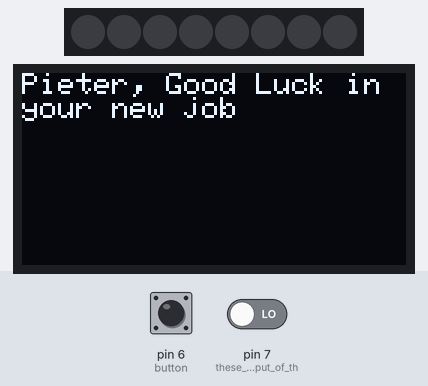
Bench run of a sketch on a simulated Arduino Uno, built with avr-gcc and run on an emulated ATmega328P. Shown: 8 RGB LEDs in strip order, left to right, 128×64 one-colour display. The inputs (shaded band) are chosen by the test bench; at power-on: pin 7 (these_ate_the_input_of_th) LOW, pin 6 (button) LOW.

Above: at 2.3 s.
2.4 s: pin 7 (these_ate_the_input_of_th) driven HIGH
At 2.59 s:
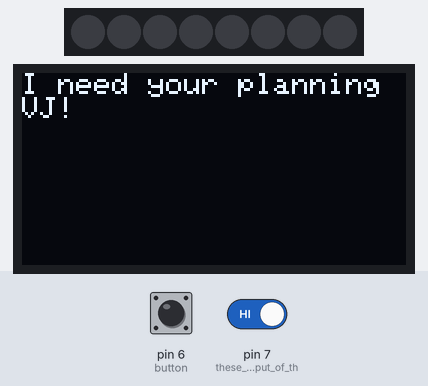
4.6 s: pin 7 (these_ate_the_input_of_th) driven LOW
6.1 s: pin 6 (button) pulled HIGH for 1 s
At 6.26 s:
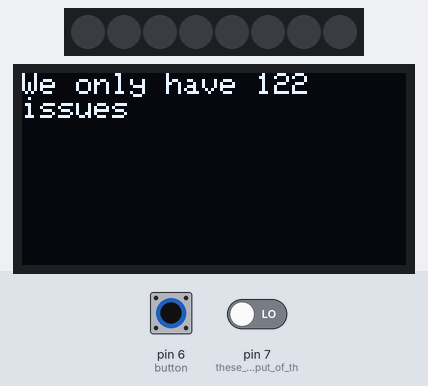
8.6 s: pin 6 (button) pulled HIGH for 0.3 s
At 9.5 s:
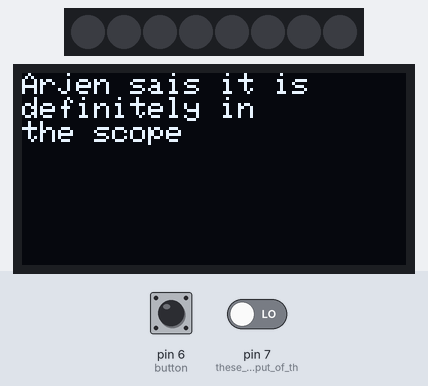
Timing chart, 0 to 11.4 s (numbered marks = the images above; inputs shaded):
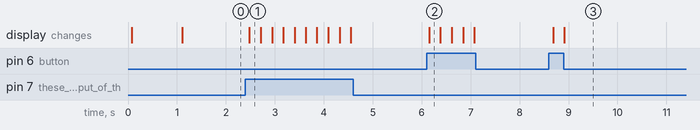

The sketch:

MK7_Gripper.ino
```cpp
#include <SoftwareSerial.h>

#include <Adafruit_NeoPixel.h>
#include <SPI.h>
#include <Wire.h>
#include <Adafruit_GFX.h>
#include <Adafruit_SSD1306.h>

#define SCREEN_WIDTH 128 // OLED display width, in pixels
#define SCREEN_HEIGHT 64 // OLED display height, in pixels

// Declaration for an SSD1306 display connected to I2C (SDA, SCL pins)
#define OLED_RESET     4 // Reset pin # (or -1 if sharing Arduino reset pin)
Adafruit_SSD1306 display(SCREEN_WIDTH, SCREEN_HEIGHT, &Wire, OLED_RESET);

#define NUMFLAKES     10 // Number of snowflakes in the animation example

#define LOGO_HEIGHT   64
#define LOGO_WIDTH    128
// Which pin on the Arduino is connected to the NeoPixels?
#define PIN        3 // On Trinket or Gemma, suggest changing this to 1

// How many NeoPixels are attached to the Arduino?
#define NUMPIXELS 8 // Popular NeoPixel ring
Adafruit_NeoPixel pixels(NUMPIXELS, PIN, NEO_GRB + NEO_KHZ800);
int buttonState = 0;
int buttonState_BOT = 0;
int var = 1;
// 'Untitled', 128x64px  logo_bmp
const unsigned char logo_bmp [] PROGMEM = {
  // 'Untitled, 128x64px
  0xff, 0xfe, 0x00, 0x3f, 0xff, 0xff, 0xff, 0xfc, 0x0f, 0xff, 0xc0, 0x00, 0x00, 0x00, 0x00, 0x00,
  0x80, 0x02, 0x00, 0x20, 0x00, 0x00, 0x00, 0x06, 0x08, 0x00, 0x40, 0x00, 0x00, 0x00, 0x00, 0x00,
  0x80, 0x02, 0x00, 0x20, 0x00, 0x00, 0x00, 0x03, 0x08, 0x00, 0x40, 0x00, 0x00, 0x00, 0x00, 0x00,
  0xdf, 0xfb, 0x00, 0x2f, 0xf9, 0xff, 0xff, 0xf9, 0x0b, 0xff, 0x40, 0x00, 0x00, 0x00, 0x00, 0x00,
  0x5f, 0xf9, 0x00, 0x6f, 0xf9, 0xff, 0xff, 0xfc, 0x8b, 0xff, 0x40, 0x00, 0x00, 0x00, 0x00, 0x00,
  0x5f, 0xf9, 0x00, 0x4f, 0xf9, 0xff, 0xff, 0xfe, 0x4b, 0xff, 0x40, 0x00, 0x00, 0x00, 0x00, 0x00,
  0x5f, 0xf9, 0x00, 0x4f, 0xf9, 0xff, 0xff, 0xff, 0x2b, 0xff, 0x40, 0x00, 0x00, 0x00, 0x00, 0x00,
  0x4f, 0xf9, 0x00, 0x4f, 0xf9, 0xff, 0xff, 0xff, 0x1b, 0xff, 0x40, 0x00, 0x00, 0x00, 0x00, 0x00,
  0x4f, 0xfd, 0x00, 0x4f, 0xf9, 0xff, 0xff, 0xff, 0x9b, 0xff, 0x40, 0x00, 0x00, 0x00, 0x00, 0x00,
  0x4f, 0xfd, 0x80, 0xdf, 0xf9, 0xff, 0xff, 0xff, 0xcb, 0xff, 0x40, 0x00, 0x00, 0x00, 0x00, 0x00,
  0x6f, 0xfd, 0xff, 0xdf, 0xf9, 0xff, 0xff, 0xff, 0xe3, 0xff, 0x7f, 0xff, 0xff, 0xff, 0xff, 0xff,
  0x2f, 0xfc, 0x00, 0x1f, 0xf1, 0xfe, 0x00, 0x7f, 0xf3, 0xff, 0x00, 0x00, 0x00, 0x00, 0x00, 0x01,
  0x2f, 0xfc, 0x00, 0x1f, 0xf1, 0xfe, 0x00, 0x3f, 0xfb, 0xff, 0x00, 0x00, 0x00, 0x00, 0x00, 0x01,
  0x2f, 0xfc, 0x00, 0x1f, 0xf1, 0xfe, 0x00, 0x1f, 0xfb, 0xff, 0x00, 0x00, 0x00, 0x00, 0x00, 0x01,
  0x27, 0xfc, 0x00, 0x1f, 0xf1, 0xfe, 0x00, 0x0f, 0xfb, 0xff, 0x00, 0x00, 0x00, 0x00, 0x00, 0x01,
  0x27, 0xfc, 0x00, 0x1f, 0xf1, 0xfe, 0x00, 0x07, 0xfb, 0xff, 0x00, 0x00, 0x00, 0x00, 0x00, 0x01,
  0x27, 0xfe, 0x00, 0x1f, 0xf1, 0xfe, 0x00, 0x07, 0xfb, 0xff, 0x00, 0x00, 0x00, 0x00, 0x00, 0x01,
  0x27, 0xfe, 0x00, 0x3f, 0xf1, 0xfe, 0x00, 0x07, 0xfb, 0xff, 0x00, 0x00, 0x00, 0x00, 0x00, 0x01,
  0x17, 0xfe, 0x00, 0x3f, 0xf1, 0xfe, 0x00, 0x07, 0xfb, 0xff, 0x00, 0x00, 0x00, 0x00, 0x00, 0x01,
  0x17, 0xfe, 0x00, 0x3f, 0xf1, 0xfe, 0x00, 0x07, 0xfb, 0xff, 0x00, 0x00, 0x00, 0x00, 0x00, 0x01,
  0x17, 0xfe, 0x00, 0x3f, 0xe1, 0xfe, 0x00, 0x07, 0xfb, 0xff, 0x00, 0x00, 0x00, 0x00, 0x00, 0x01,
  0x13, 0xfe, 0x00, 0x3f, 0xe1, 0xfe, 0x00, 0x07, 0xfb, 0xff, 0x00, 0x00, 0x00, 0x00, 0x00, 0x01,
  0x13, 0xfe, 0x00, 0x3f, 0xe1, 0xfe, 0x00, 0x07, 0xfb, 0xff, 0x00, 0x00, 0x00, 0x00, 0x00, 0x01,
  0x13, 0xfe, 0x00, 0x3f, 0xe1, 0xfe, 0x00, 0x07, 0xfb, 0xff, 0x00, 0x00, 0x00, 0x00, 0x00, 0x01,
  0x13, 0xfe, 0x00, 0x3f, 0xe1, 0xfe, 0x00, 0x07, 0xfb, 0xff, 0x00, 0x00, 0x00, 0x00, 0x00, 0x01,
  0x1b, 0xff, 0x00, 0x7f, 0xe1, 0xfe, 0x00, 0x07, 0xfb, 0xff, 0x00, 0x00, 0x00, 0x00, 0x00, 0x01,
  0x0b, 0xff, 0x7f, 0x7f, 0xe9, 0xfe, 0x7f, 0xf7, 0xfb, 0xff, 0x7f, 0xff, 0xff, 0xff, 0xff, 0xf1,
  0x0b, 0xff, 0x7f, 0x7f, 0xed, 0xfe, 0xff, 0xf7, 0xfb, 0xff, 0x7f, 0xff, 0xff, 0xff, 0xff, 0xf1,
  0x09, 0xff, 0x7f, 0x7f, 0xed, 0xfe, 0xff, 0xf7, 0xfb, 0xff, 0x7f, 0xff, 0xff, 0xff, 0xff, 0xf1,
  0x09, 0xff, 0x3e, 0x7f, 0xcd, 0xfe, 0xff, 0xf7, 0xfb, 0xff, 0x7f, 0xff, 0xff, 0xff, 0xff, 0xf1,
  0x09, 0xff, 0x3e, 0x7f, 0xcd, 0xfe, 0xff, 0xf7, 0xfb, 0xff, 0x7f, 0xff, 0xff, 0xff, 0xff, 0xf1,
  0x09, 0xff, 0x3e, 0x7f, 0xcd, 0xfe, 0xff, 0xf7, 0xfb, 0xff, 0x7f, 0xff, 0xff, 0xff, 0xff, 0xf1,
  0x0d, 0xff, 0x3e, 0x7f, 0xcd, 0xfe, 0xff, 0xf7, 0xfb, 0xff, 0x7f, 0xff, 0xff, 0xff, 0xff, 0xf1,
  0x05, 0xff, 0x3e, 0x7f, 0xdd, 0xfe, 0xff, 0xf7, 0xfb, 0xff, 0x7f, 0xff, 0xff, 0xff, 0xff, 0xf1,
  0x05, 0xff, 0xbe, 0xff, 0xdd, 0xfe, 0xff, 0xf7, 0xfb, 0xff, 0x7f, 0xff, 0xff, 0xff, 0xff, 0xf1,
  0x04, 0xff, 0xbe, 0xff, 0xdd, 0xfe, 0xff, 0xf7, 0xfb, 0xff, 0x7f, 0xff, 0xff, 0xff, 0xff, 0xf1,
  0x04, 0xff, 0xbe, 0xff, 0xdd, 0xfe, 0xff, 0xf7, 0xfb, 0xff, 0x7f, 0xff, 0xff, 0xff, 0xff, 0xf1,
  0x04, 0xff, 0x9c, 0xff, 0x9d, 0xfe, 0xff, 0xf7, 0xfb, 0xff, 0x7f, 0xff, 0xff, 0xff, 0xff, 0xf1,
  0x04, 0xff, 0x80, 0xff, 0x81, 0xfe, 0x00, 0x07, 0xfb, 0xff, 0x00, 0x00, 0x00, 0x00, 0x00, 0x01,
  0x06, 0xff, 0x80, 0xff, 0x81, 0xfe, 0x00, 0x07, 0xfb, 0xff, 0x00, 0x00, 0x00, 0x00, 0x00, 0x01,
  0x02, 0xff, 0x80, 0xff, 0x81, 0xfe, 0x00, 0x07, 0xfb, 0xff, 0x00, 0x00, 0x00, 0x00, 0x00, 0x01,
  0x02, 0xff, 0x80, 0xff, 0x81, 0xfe, 0x00, 0x07, 0xfb, 0xff, 0x00, 0x00, 0x00, 0x00, 0x00, 0x01,
  0x02, 0x7f, 0xc1, 0xff, 0x81, 0xfe, 0x00, 0x07, 0xfb, 0xff, 0x00, 0x00, 0x00, 0x00, 0x00, 0x01,
  0x02, 0x7f, 0xc1, 0xff, 0x81, 0xfe, 0x00, 0x07, 0xfb, 0xff, 0x00, 0x00, 0x00, 0x00, 0x00, 0x01,
  0x02, 0x7f, 0xc1, 0xff, 0x81, 0xfe, 0x00, 0x07, 0xfb, 0xff, 0x00, 0x00, 0x00, 0x00, 0x00, 0x01,
  0x02, 0x7f, 0xc1, 0xff, 0x81, 0xfe, 0x00, 0x07, 0xfb, 0xff, 0x00, 0x00, 0x00, 0x00, 0x00, 0x01,
  0x03, 0x7f, 0xc1, 0xff, 0x01, 0xfe, 0x00, 0x07, 0xfb, 0xff, 0x00, 0x00, 0x00, 0x00, 0x00, 0x01,
  0x01, 0x7f, 0xc1, 0xff, 0x01, 0xfe, 0x00, 0x07, 0xfb, 0xff, 0x00, 0x00, 0x00, 0x00, 0x00, 0x01,
  0x01, 0x7f, 0xc1, 0xff, 0x01, 0xfe, 0x00, 0x0f, 0xfb, 0xff, 0x00, 0x00, 0x00, 0x00, 0x00, 0x01,
  0x01, 0x3f, 0xc1, 0xff, 0x01, 0xfe, 0x00, 0x1f, 0xfb, 0xff, 0x00, 0x00, 0x00, 0x00, 0x00, 0x01,
  0x01, 0x3f, 0xe3, 0xff, 0x01, 0xfe, 0x00, 0x3f, 0xfb, 0xff, 0x00, 0x00, 0x00, 0x00, 0x00, 0x01,
  0x01, 0x3f, 0xe3, 0xff, 0x01, 0xfe, 0x00, 0x7f, 0xfb, 0xff, 0x00, 0x00, 0x00, 0x00, 0x00, 0x01,
  0x01, 0x3f, 0xe3, 0xff, 0x01, 0xfe, 0x00, 0x7f, 0xf3, 0xff, 0x00, 0x00, 0x00, 0x00, 0x00, 0x01,
  0x01, 0xbf, 0xff, 0xff, 0x01, 0xff, 0xff, 0xff, 0xf3, 0xff, 0x00, 0x00, 0x00, 0x00, 0x00, 0x03,
  0x00, 0xbf, 0xff, 0xff, 0x7d, 0xff, 0xff, 0xff, 0xe3, 0xff, 0xff, 0xf7, 0xff, 0xff, 0xff, 0xff,
  0x00, 0xbf, 0xff, 0xfe, 0x4d, 0xff, 0xff, 0xff, 0xcb, 0xff, 0xff, 0xf4, 0x00, 0x00, 0x00, 0x00,
  0x00, 0xbf, 0xff, 0xfe, 0x4d, 0xff, 0xff, 0xff, 0x9b, 0xff, 0xff, 0xf4, 0x00, 0x00, 0x00, 0x00,
  0x00, 0x9f, 0xff, 0xfe, 0x4d, 0xff, 0xff, 0xff, 0x3b, 0xff, 0xff, 0xf4, 0x00, 0x00, 0x00, 0x00,
  0x00, 0x9f, 0xff, 0xfe, 0x4d, 0xff, 0xff, 0xfe, 0x4b, 0xff, 0xff, 0xf4, 0x00, 0x00, 0x00, 0x00,
  0x00, 0x9f, 0xff, 0xfe, 0xcd, 0xff, 0xff, 0xfc, 0xcb, 0xff, 0xff, 0xf4, 0x00, 0x00, 0x00, 0x00,
  0x00, 0xdf, 0xff, 0xfe, 0x8d, 0xff, 0xff, 0xf9, 0x8b, 0xff, 0xff, 0xf4, 0x00, 0x00, 0x00, 0x00,
  0x00, 0x40, 0x00, 0x00, 0x8c, 0x00, 0x00, 0x03, 0x08, 0x00, 0x00, 0x04, 0x00, 0x00, 0x00, 0x00,
  0x00, 0x40, 0x00, 0x00, 0x8c, 0x00, 0x00, 0x06, 0x08, 0x00, 0x00, 0x04, 0x00, 0x00, 0x00, 0x00,
  0x00, 0x7f, 0xff, 0xff, 0x8f, 0xff, 0xff, 0xfc, 0x0f, 0xff, 0xff, 0xfc, 0x00, 0x00, 0x00, 0x00
};


void setup() {
  Serial.begin(9600);
  pinMode(7, INPUT); // these ate the input of the touch capacitors.
  pinMode(6, INPUT);
  pixels.begin(); // INITIALIZE NeoPixel strip object (REQUIRED)

  // SSD1306_SWITCHCAPVCC = generate display voltage from 3.3V internally
  if(!display.begin(SSD1306_SWITCHCAPVCC, 0x3C)) { // Address 0x3C for 128x32
    Serial.println(F("SSD1306 allocation failed"));
    for(;;); // Don't proceed, loop forever
  }

  display.clearDisplay();


}

void loop() {

  switch (var) {
  case 1:
  LED_LOGO();
  var=2;
  break;
  case 2:
  Messages_GoodLuck();
  break;
  case 3 :
  Messages_CallVJ();
  break;
  case 4 :
  Messages();
  break;
  case 5 :
  TeamWork();
  break;
  case 6:
  Software_issue();
  break;
  case 7:
  Frans();
  break;
  case 8:
  Msg1();
  break;
  case 9:
  Msg2();
  break;
  case 10:
  Msg4();
  break;
  case 11:
  Msg5();
  break;
   case 12:
  Messages_GoodOutofScope();
  break;
  case 13:
  Messages_Criticalissue();
  break;
  case 14:
  Msg6();
  break;
 case 15:
  Msg7();
  break;
   case 16:
  Msg8();
  break;
  default:


      // if nothing else matches, do the default
    // default is optional
    break;
}

  buttonState = digitalRead(7);
  buttonState_BOT = digitalRead(6);// Bottom button on the Gripper

 if ((buttonState == 1)||(buttonState_BOT==1))
 {
var = var + 1;
 }
if (var>16  )
{
  var=2;
}
}


void testdrawcircle(void) {
  display.clearDisplay();

  for(int16_t i=0; i<max(display.width(),display.height())/2; i+=2) {
    display.drawCircle(display.width()/2, display.height()/2, i, SSD1306_WHITE);
    display.display();
    delay(1);
  }

  delay(2000);
}

void LED_LOGO(void) {
  display.clearDisplay();

  display.drawBitmap(
    (display.width()  - LOGO_WIDTH ) / 2,
    (display.height() - LOGO_HEIGHT) / 2,
    logo_bmp, LOGO_WIDTH, LOGO_HEIGHT, 1);
  display.display();
  delay(1000);
}

#define XPOS   0 // Indexes into the 'icons' array in function below
#define YPOS   1
#define DELTAY 2


void Messages(void)
{

  display.clearDisplay();
  display.setTextSize(1.5); // Draw 2X-scale text
  display.setTextColor(SSD1306_WHITE);
  display.setCursor(0, 0);
  display.println(F("Arjen sais it is     definitely in        the scope"));
  display.display();      // Show initial text
  delay(200);


}

void Messages_GoodLuck(void)
{
 display.clearDisplay();
 display.setTextSize(1.5); // Draw 2X-scale text
  display.setTextColor(SSD1306_WHITE);
  display.setCursor(0, 0);
  display.println(F("Pieter, Good Luck in your new job"));
  display.display();      // Show initial text
  delay(200);

}

void Messages_GoodOutofScope(void)
{
    display.clearDisplay();
 display.setTextSize(1.5); // Draw 2X-scale text
  display.setTextColor(SSD1306_WHITE);
  display.setCursor(0, 0);
  display.println(F("My heart belongs to  MK7"));
  display.display();      // Show initial text
  delay(200);

}

void Messages_Criticalissue(void)
{
    display.clearDisplay();
 display.setTextSize(1.5); // Draw 2X-scale text
  display.setTextColor(SSD1306_WHITE);
  display.setCursor(0, 0);
  display.println(F("We only have 122     issues"));
  display.display();      // Show initial text
  delay(200);

}

void Messages_CallVJ(void)
{
    display.clearDisplay();
 display.setTextSize(1.5); // Draw 2X-scale text
  display.setTextColor(SSD1306_WHITE);
  display.setCursor(0, 0);
  display.println(F("I need your planning VJ!"));
  display.display();      // Show initial text
  delay(200);

}

void Software_issue(void)
{
    display.clearDisplay();
 display.setTextSize(1.5); // Draw 2X-scale text
  display.setTextColor(SSD1306_WHITE);
  display.setCursor(0, 0);
  display.println(F("It's definitely SW   issue!"));
  display.display();      // Show initial text
  delay(200);

}

void TeamWork(void)
{
    display.clearDisplay();
 display.setTextSize(1.5); // Draw 2X-scale text
  display.setTextColor(SSD1306_WHITE);
  display.setCursor(0, 0);
  display.println(F("Teamwork makes the   dream work"));
  display.display();      // Show initial text
  delay(200);

}

void Frans(void)
{
    display.clearDisplay();
 display.setTextSize(1.5); // Draw 2X-scale text
  display.setTextColor(SSD1306_WHITE);
  display.setCursor(0, 0);
  display.println(F("Ik wens je een mooie toekomst met veel    (be)grip! Keep in    touch. Frans"));
  display.display();      // Show initial text
  delay(200);

}

void Msg1(void)
{
    display.clearDisplay();
 display.setTextSize(1.5); // Draw 2X-scale text
  display.setTextColor(SSD1306_WHITE);
  display.setCursor(0, 0);
  display.println(F("Mind your language!"));
  display.display();      // Show initial text
  delay(200);

}

void Msg2(void)
{
    display.clearDisplay();
 display.setTextSize(1.5); // Draw 2X-scale text
  display.setTextColor(SSD1306_WHITE);
  display.setCursor(0, 0);
  display.println(F("*#&? ASML"));
  display.display();      // Show initial text
  delay(200);

}

void Msg3(void)
{
    display.clearDisplay();
 display.setTextSize(1.5); // Draw 2X-scale text
  display.setTextColor(SSD1306_WHITE);
  display.setCursor(0, 0);
  display.println(F("Pieter puts leader in Project Leader"));
  display.display();      // Show initial text
  delay(200);

}

void Msg4(void)
{
    display.clearDisplay();
 display.setTextSize(1.5); // Draw 2X-scale text
  display.setTextColor(SSD1306_WHITE);
  display.setCursor(0, 0);
  display.println(F("You missing us now, `stop thinking of us, you moved on ;)"));
  display.display();      // Show initial text
  delay(200);

}

void Msg5(void)
{
    display.clearDisplay();
 display.setTextSize(1.5); // Draw 2X-scale text
  display.setTextColor(SSD1306_WHITE);
  display.setCursor(0, 0);
  display.println(F("We miss you all of   the best"));
  display.display();      // Show initial text
  delay(200);

}
void Msg6(void)
{
    display.clearDisplay();
 display.setTextSize(4); // Draw 2X-scale text
  display.setTextColor(SSD1306_WHITE);
  display.setCursor(0, 0);
  display.println(F("LET'S GO!!"));
  display.display();      // Show initial text
  delay(200);

}

void Msg7(void)
{
    display.clearDisplay();
 display.setTextSize(1.5); // Draw 2X-scale text
  display.setTextColor(SSD1306_WHITE);
  display.setCursor(0, 0);
  display.println(F("This device comes    with a deviation note"));
  display.display();      // Show initial text
  delay(200);

}

void Msg8(void)
{
    display.clearDisplay();
 display.setTextSize(1.5); // Draw 2X-scale text
  display.setTextColor(SSD1306_WHITE);
  display.setCursor(0, 0);
  display.println(F("If there are ever    issues with this     please phone team VJ and JP we are always available :)"));
  display.display();      // Show initial text
  delay(200);

}
```

Measured:
- after the input at 2.4 s, the display: changes after 0.08 s (image 1)
- after the input at 4.6 s, every drawn part: stays the same
- after the input at 6.1 s, the display: changes after 0.05 s (image 2)
- after the input at 8.6 s, the display: first changes after 0.09 s (image 3 shows a later state)
